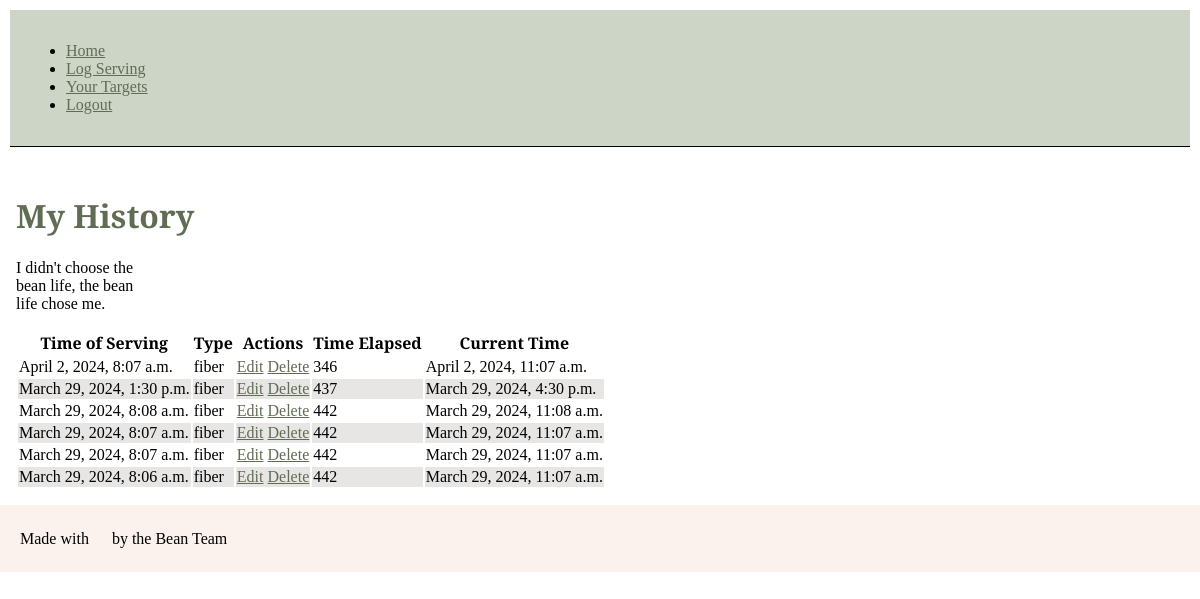
The page /servings/ (signed in) on the database its author committed.
### servings/models.py (models this page shows, shortened)
class Log(models.Model):
    FIBER = 'fiber'
    FAT = 'fat'
    SERVING_TYPE_CHOICES = [
        (FIBER, 'Fiber'),
        (FAT, 'Fat'),
    ]
    time_of_serving = models.DateTimeField(default=timezone.now)
    serving_type = models.CharField(
        max_length=30,
        choices=SERVING_TYPE_CHOICES
    )
    user = models.ForeignKey(User, on_delete=models.CASCADE)
    log_id = models.AutoField(primary_key=True)
    current_time = models.DateTimeField(default=timezone.now)
    def time_elapsed(self):
        now = timezone.now()
        difference = now - self.time_of_serving
        return difference.total_seconds() / 3600   #converts seconds to minutes

### servings/views.py (the view)
# urls.py: 2. Add a URL to urlpatterns:  path('', views.home, name='home')
@login_required
def home(request):
    logs = Log.objects.filter(user=request.user).order_by("-time_of_serving")
    context = {
        "logs": logs
    }
    return render(request, "servings/home.html", context)

### servings/templates/servings/home.html
{% extends 'base.html' %} {% block title %} Bean Life {% endblock title%}
{%block content%}
<main>
  <div>
    <h1>My History</h1>
    <p>I didn't choose the bean life, the bean life chose me.</p>
    <table>
      <thead>
        <tr>
          <th>Time of Serving</th>
          <th>Type</th>
          <th>Actions</th>
          <th>Time Elapsed</th>
          <th>Current Time</th>
        </tr>
      </thead>
      <tbody>
        {% for log in logs%}
        <tr>
          <td>{{log.time_of_serving}}</td>
          <td>{{log.serving_type}}</td>
          <td><a href="{% url "edit_log" log.log_id%}">Edit</a> <a href="{% url "delete_log" log.log_id%}">Delete</a> </td>
          <td>{{ log.time_elapsed|floatformat:"0" }} </td>
          <td>{{log.current_time}}</td>
        </tr>
        {% endfor %}
      </tbody>
    </table>
  </div>
</main>
{% endblock content%}

### users/templates/base.html (shortened to what this page needs)
{% load static %}
<!DOCTYPE html>
<html>
  <head>
    <link rel="stylesheet" href="{% static "css/servings.css" %}">
  </head>
  <body>
    <header>
      <nav>
        <ul>
          {% if user.is_authenticated %}
          <li>
            <a href="{% url 'home' %}">Home</a>
          </li>
          <li>
            <a href="{% url 'create_log' %}">Log Serving</a>
          </li>
          <li>
            <a href="{% url 'users:edit_targets' user.id %}">Your Targets</a>
          </li>
          <li>
            <a href="{% url 'users:logout' %}">Logout</a>
          </li>
          {% endif %}
        </ul>
      </nav>
    </header>
    {% block content%} {% endblock content%}
    <footer>Made with <img class="heart" src="https://purepng.com/public/uploads/large/heart-icon-jst.png"> by the Bean Team</footer>
  </body>
</html>

### servings/static/css/servings.css (style rules this page uses)
nav { display: grid; grid-template-columns: repeat(5, 1fr); grid-template-rows: auto; }
header { margin: 10px; }
h1 { color: #606D54; }
a { color: #606D54; }
body { margin: 0px; padding: 0px; font-family: 'Libre Baskerville', serif; }
p { display: grid; grid-template-columns: 120px auto minmax(200px, 2200px); }
nav { border-bottom: 1px solid black; padding: 16px; background-color: #CDD5C6; }
main { padding: 16px; }
.heart { height: 15px; width: 15px; margin: 0px; padding: 0px; }
tr:nth-child(even) { background-color: rgb(232, 229, 229); }
footer { padding-top: 24px; padding-bottom: 24px; padding-left: 20px; padding-right: 0px; background-color: #FBF2ED; }

### rows shown on the page
Log: time_of_serving "April 2, 2024, 8:07 a.m.", serving_type "fiber", time_elapsed "346", current_time "April 2, 2024, 11:07 a.m."
Log: time_of_serving "March 29, 2024, 1:30 p.m.", serving_type "fiber", time_elapsed "437", current_time "March 29, 2024, 4:30 p.m."
Log: time_of_serving "March 29, 2024, 8:08 a.m.", serving_type "fiber", time_elapsed "442", current_time "March 29, 2024, 11:08 a.m."
Log: time_of_serving "March 29, 2024, 8:07 a.m.", serving_type "fiber", time_elapsed "442", current_time "March 29, 2024, 11:07 a.m."
Log: time_of_serving "March 29, 2024, 8:07 a.m.", serving_type "fiber", time_elapsed "442", current_time "March 29, 2024, 11:07 a.m."
Log: time_of_serving "March 29, 2024, 8:06 a.m.", serving_type "fiber", time_elapsed "442", current_time "March 29, 2024, 11:07 a.m."
